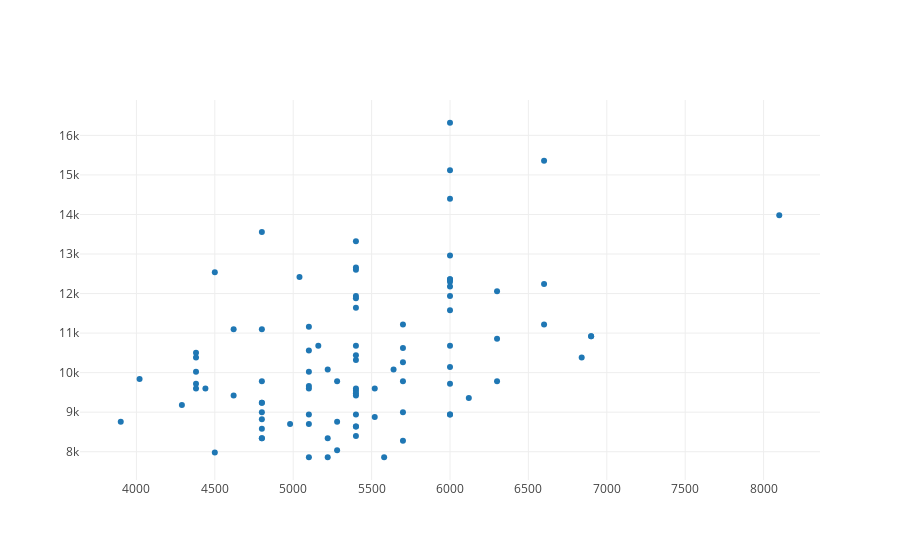

Here is the notebook cell this chart was saved with:
### Markdown cell above
First, let's create a basic scatterplot that does not split on the `Sex` variable.

### Code cell
traces = [
    Scatter({
        'x':data.Bsal,
        'y':data.Sal77,
        'mode':'markers'
        })
    
]

py.iplot(traces)
